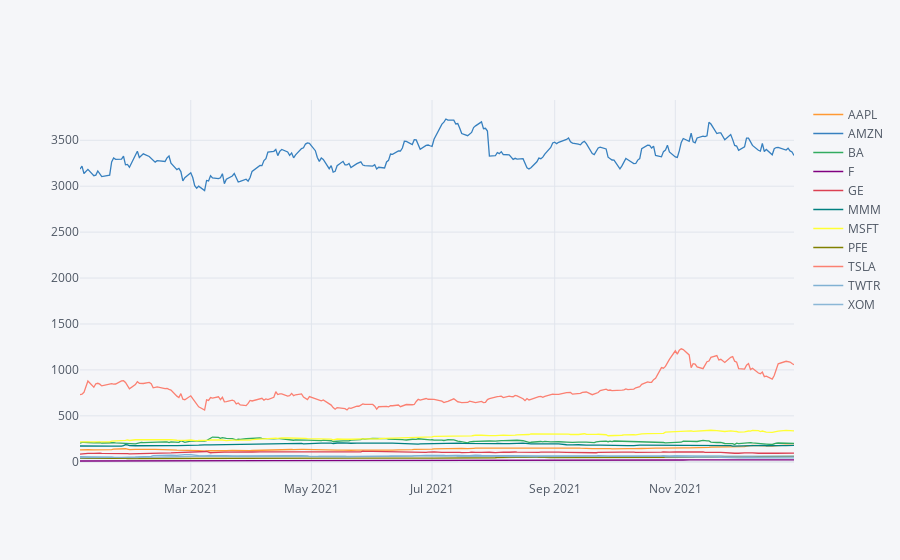

Notebook source saved alongside this figure:
### Code cell
stocks_data.xs(key='Close',axis=1, level='Stock Info').iplot()

### Figure 1 — Plotly figure (JSON) as saved in the notebook; plotly's stock layout.template omitted (floating-point values rounded to 4 significant figures; data arrays with more than 128 entries replaced by an {"elided": "..."} marker saying what was removed)
{"data": [{"line": {"color": "rgba(255, 153, 51, 1.0)", "dash": "solid", "shape": "linear", "width": 1.3}, "mode": "lines", "name": "AAPL", "text": "", "type": "scatter", "x": {"elided": "252 str values"}, "y": {"elided": "252 float values"}}, {"line": {"color": "rgba(55, 128, 191, 1.0)", "dash": "solid", "shape": "linear", "width": 1.3}, "mode": "lines", "name": "AMZN", "text": "", "type": "scatter", "x": {"elided": "252 str values"}, "y": {"elided": "252 float values"}}, {"line": {"color": "rgba(50, 171, 96, 1.0)", "dash": "solid", "shape": "linear", "width": 1.3}, "mode": "lines", "name": "BA", "text": "", "type": "scatter", "x": {"elided": "252 str values"}, "y": {"elided": "252 float values"}}, {"line": {"color": "rgba(128, 0, 128, 1.0)", "dash": "solid", "shape": "linear", "width": 1.3}, "mode": "lines", "name": "F", "text": "", "type": "scatter", "x": {"elided": "252 str values"}, "y": {"elided": "252 float values"}}, {"line": {"color": "rgba(219, 64, 82, 1.0)", "dash": "solid", "shape": "linear", "width": 1.3}, "mode": "lines", "name": "GE", "text": "", "type": "scatter", "x": {"elided": "252 str values"}, "y": {"elided": "252 float values"}}, {"line": {"color": "rgba(0, 128, 128, 1.0)", "dash": "solid", "shape": "linear", "width": 1.3}, "mode": "lines", "name": "MMM", "text": "", "type": "scatter", "x": {"elided": "252 str values"}, "y": {"elided": "252 float values"}}, {"line": {"color": "rgba(255, 255, 51, 1.0)", "dash": "solid", "shape": "linear", "width": 1.3}, "mode": "lines", "name": "MSFT", "text": "", "type": "scatter", "x": {"elided": "252 str values"}, "y": {"elided": "252 float values"}}, {"line": {"color": "rgba(128, 128, 0, 1.0)", "dash": "solid", "shape": "linear", "width": 1.3}, "mode": "lines", "name": "PFE", "text": "", "type": "scatter", "x": {"elided": "252 str values"}, "y": {"elided": "252 float values"}}, {"line": {"color": "rgba(251, 128, 114, 1.0)", "dash": "solid", "shape": "linear", "width": 1.3}, "mode": "lines", "name": "TSLA", "text": "", "type": "scatter", "x": {"elided": "252 str values"}, "y": {"elided": "252 float values"}}, {"line": {"color": "rgba(128, 177, 211, 1.0)", "dash": "solid", "shape": "linear", "width": 1.3}, "mode": "lines", "name": "TWTR", "text": "", "type": "scatter", "x": {"elided": "252 str values"}, "y": {"elided": "252 float values"}}, {"line": {"color": "rgba(128, 177, 211, 0.8999999999999999)", "dash": "solid", "shape": "linear", "width": 1.3}, "mode": "lines", "name": "XOM", "text": "", "type": "scatter", "x": {"elided": "252 str values"}, "y": {"elided": "252 float values"}}], "layout": {"legend": {"bgcolor": "#F5F6F9", "font": {"color": "#4D5663"}}, "paper_bgcolor": "#F5F6F9", "plot_bgcolor": "#F5F6F9", "title": {"font": {"color": "#4D5663"}}, "xaxis": {"gridcolor": "#E1E5ED", "showgrid": true, "tickfont": {"color": "#4D5663"}, "title": {"font": {"color": "#4D5663"}, "text": ""}, "zerolinecolor": "#E1E5ED"}, "yaxis": {"gridcolor": "#E1E5ED", "showgrid": true, "tickfont": {"color": "#4D5663"}, "title": {"font": {"color": "#4D5663"}, "text": ""}, "zerolinecolor": "#E1E5ED"}}}
